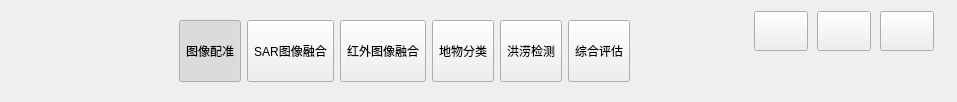
    <widget class="QWidget" name="widgetTitle" native="true">
     <property name="sizePolicy">
      <sizepolicy hsizetype="Preferred" vsizetype="Fixed">
       <horstretch>0</horstretch>
       <verstretch>0</verstretch>
      </sizepolicy>
     </property>
     <layout class="QHBoxLayout" name="horizontalLayout_12">
      <item>
       <widget class="QLabel" name="labIco">
        <property name="minimumSize">
         <size>
          <width>100</width>
          <height>80</height>
         </size>
        </property>
        <property name="maximumSize">
         <size>
          <width>100</width>
          <height>80</height>
         </size>
        </property>
        <property name="text">
         <string/>
        </property>
        <property name="pixmap">
         <pixmap resource="qss.qrc">:/image/666.jpg</pixmap>
        </property>
        <property name="scaledContents">
         <bool>true</bool>
        </property>
       </widget>
      </item>
      <item>
       <widget class="QLabel" name="labTitle">
        <property name="sizePolicy">
         <sizepolicy hsizetype="Fixed" vsizetype="Preferred">
          <horstretch>0</horstretch>
          <verstretch>0</verstretch>
         </sizepolicy>
        </property>
        <property name="text">
         <string/>
        </property>
        <property name="alignment">
         <set>Qt::AlignCenter</set>
        </property>
       </widget>
      </item>
      <item>
       <spacer name="horizontalSpacer_10">
        <property name="orientation">
         <enum>Qt::Horizontal</enum>
        </property>
        <property name="sizeType">
         <enum>QSizePolicy::Fixed</enum>
        </property>
        <property name="sizeHint" stdset="0">
         <size>
          <width>40</width>
          <height>20</height>
         </size>
        </property>
       </spacer>
      </item>
      <item>
       <widget class="QWidget" name="widgetTop" native="true">
        <property name="maximumSize">
         <size>
          <width>1500</width>
          <height>1500</height>
         </size>
        </property>
        <layout class="QHBoxLayout" name="horizontalLayout">
         <item>
          <widget class="QToolButton" name="btn_2">
           <property name="enabled">
            <bool>true</bool>
           </property>
           <property name="sizePolicy">
            <sizepolicy hsizetype="Fixed" vsizetype="Expanding">
             <horstretch>0</horstretch>
             <verstretch>0</verstretch>
            </sizepolicy>
           </property>
           <property name="mouseTracking">
            <bool>false</bool>
           </property>
           <property name="autoFillBackground">
            <bool>false</bool>
           </property>
           <property name="text">
            <string>图像配准</string>
           </property>
           <property name="icon">
            <iconset>
             <normaloff>image/main_about.png</normaloff>image/main_about.png</iconset>
           </property>
           <property name="checkable">
            <bool>true</bool>
           </property>
           <property name="checked">
            <bool>true</bool>
           </property>
           <property name="autoExclusive">
            <bool>true</bool>
           </property>
           <property name="toolButtonStyle">
            <enum>Qt::ToolButtonTextUnderIcon</enum>
           </property>
           <property name="autoRaise">
            <bool>false</bool>
           </property>
          </widget>
         </item>
         <item>
          <widget class="QToolButton" name="btn_3">
           <property name="sizePolicy">
            <sizepolicy hsizetype="Fixed" vsizetype="Expanding">
             <horstretch>0</horstretch>
             <verstretch>0</verstretch>
            </sizepolicy>
           </property>
           <property name="text">
            <string>SAR图像融合</string>
           </property>
           <property name="icon">
            <iconset resource="main.qrc">
             <normaloff>:/image/main_company.png</normaloff>:/image/main_company.png</iconset>
           </property>
           <property name="autoExclusive">
            <bool>true</bool>
           </property>
           <property name="toolButtonStyle">
            <enum>Qt::ToolButtonTextUnderIcon</enum>
           </property>
          </widget>
         </item>
         <item>
          <widget class="QToolButton" name="btn_4">
           <property name="enabled">
            <bool>true</bool>
           </property>
           <property name="sizePolicy">
            <sizepolicy hsizetype="Fixed" vsizetype="Expanding">
             <horstretch>0</horstretch>
             <verstretch>0</verstretch>
            </sizepolicy>
           </property>
           <property name="text">
            <string>红外图像融合</string>
           </property>
           <property name="icon">
            <iconset>
             <normaloff>image/main_help.png</normaloff>image/main_help.png</iconset>
           </property>
           <property name="autoExclusive">
            <bool>true</bool>
           </property>
           <property name="toolButtonStyle">
            <enum>Qt::ToolButtonTextUnderIcon</enum>
           </property>
          </widget>
         </item>
         <item>
          <widget class="QToolButton" name="btn_5">
           <property name="sizePolicy">
            <sizepolicy hsizetype="Fixed" vsizetype="Expanding">
             <horstretch>0</horstretch>
             <verstretch>0</verstretch>
            </sizepolicy>
           </property>
           <property name="text">
            <string>地物分类</string>
           </property>
           <property name="icon">
            <iconset resource="main.qrc">
             <normaloff>:/image/main_person.png</normaloff>:/image/main_person.png</iconset>
           </property>
           <property name="autoExclusive">
            <bool>true</bool>
           </property>
           <property name="toolButtonStyle">
            <enum>Qt::ToolButtonTextUnderIcon</enum>
           </property>
          </widget>
         </item>
         <item>
          <widget class="QToolButton" name="btn_6">
           <property name="sizePolicy">
            <sizepolicy hsizetype="Fixed" vsizetype="Expanding">
             <horstretch>0</horstretch>
             <verstretch>0</verstretch>
            </sizepolicy>
           </property>
           <property name="text">
            <string>洪涝检测</string>
           </property>
           <property name="icon">
            <iconset resource="main.qrc">
             <normaloff>:/image/main_exit.png</normaloff>:/image/main_exit.png</iconset>
           </property>
           <property name="autoExclusive">
            <bool>true</bool>
           </property>
           <property name="toolButtonStyle">
            <enum>Qt::ToolButtonTextUnderIcon</enum>
           </property>
          </widget>
         </item>
         <item>
          <widget class="QToolButton" name="btn_8">
           <property name="sizePolicy">
            <sizepolicy hsizetype="Fixed" vsizetype="Expanding">
             <horstretch>0</horstretch>
             <verstretch>0</verstretch>
            </sizepolicy>
           </property>
           <property name="text">
            <string>综合评估</string>
           </property>
           <property name="icon">
            <iconset resource="main.qrc">
             <normaloff>:/image/main_data.png</normaloff>:/image/main_data.png</iconset>
           </property>
           <property name="autoExclusive">
            <bool>true</bool>
           </property>
           <property name="toolButtonStyle">
            <enum>Qt::ToolButtonTextUnderIcon</enum>
           </property>
          </widget>
         </item>
        </layout>
       </widget>
      </item>
      <item>
       <spacer name="horizontalSpacer_5">
        <property name="orientation">
         <enum>Qt::Horizontal</enum>
        </property>
        <property name="sizeType">
         <enum>QSizePolicy::Expanding</enum>
        </property>
        <property name="sizeHint" stdset="0">
         <size>
          <width>100</width>
          <height>20</height>
         </size>
        </property>
       </spacer>
      </item>
      <item>
       <widget class="QWidget" name="widgetMenu" native="true">
        <property name="minimumSize">
         <size>
          <width>201</width>
          <height>80</height>
         </size>
        </property>
        <property name="maximumSize">
         <size>
          <width>201</width>
          <height>80</height>
         </size>
        </property>
        <layout class="QGridLayout" name="gridLayout">
         <property name="leftMargin">
          <number>0</number>
         </property>
         <property name="topMargin">
          <number>0</number>
         </property>
         <property name="rightMargin">
          <number>0</number>
         </property>
         <property name="bottomMargin">
          <number>0</number>
         </property>
         <property name="spacing">
          <number>0</number>
         </property>
         <item row="0" column="2">
          <widget class="QPushButton" name="btnMenu_Close">
           <property name="sizePolicy">
            <sizepolicy hsizetype="Preferred" vsizetype="Preferred">
             <horstretch>0</horstretch>
             <verstretch>0</verstretch>
            </sizepolicy>
           </property>
           <property name="minimumSize">
            <size>
             <width>54</width>
             <height>40</height>
            </size>
           </property>
           <property name="maximumSize">
            <size>
             <width>54</width>
             <height>40</height>
            </size>
           </property>
           <property name="text">
            <string/>
           </property>
          </widget>
         </item>
         <item row="0" column="0">
          <widget class="QPushButton" name="btnMenu_Min">
           <property name="sizePolicy">
            <sizepolicy hsizetype="Minimum" vsizetype="Expanding">
             <horstretch>0</horstretch>
             <verstretch>0</verstretch>
            </sizepolicy>
           </property>
           <property name="minimumSize">
            <size>
             <width>54</width>
             <height>40</height>
            </size>
           </property>
           <property name="maximumSize">
            <size>
             <width>54</width>
             <height>40</height>
            </size>
           </property>
           <property name="text">
            <string/>
           </property>
           <property name="iconSize">
            <size>
             <width>30</width>
             <height>30</height>
            </size>
           </property>
          </widget>
         </item>
         <item row="0" column="1">
          <widget class="QPushButton" name="btnMenu_Max">
           <property name="sizePolicy">
            <sizepolicy hsizetype="Minimum" vsizetype="Expanding">
             <horstretch>0</horstretch>
             <verstretch>0</verstretch>
            </sizepolicy>
           </property>
           <property name="minimumSize">
            <size>
             <width>54</width>
             <height>40</height>
            </size>
           </property>
           <property name="maximumSize">
            <size>
             <width>54</width>
             <height>40</height>
            </size>
           </property>
           <property name="text">
            <string/>
           </property>
          </widget>
         </item>
         <item row="2" column="0" colspan="3">
          <spacer name="verticalSpacer">
           <property name="orientation">
            <enum>Qt::Vertical</enum>
           </property>
           <property name="sizeType">
            <enum>QSizePolicy::Fixed</enum>
           </property>
           <property name="sizeHint" stdset="0">
            <size>
             <width>10</width>
             <height>40</height>
            </size>
           </property>
          </spacer>
         </item>
        </layout>
       </widget>
      </item>
     </layout>
    </widget>
